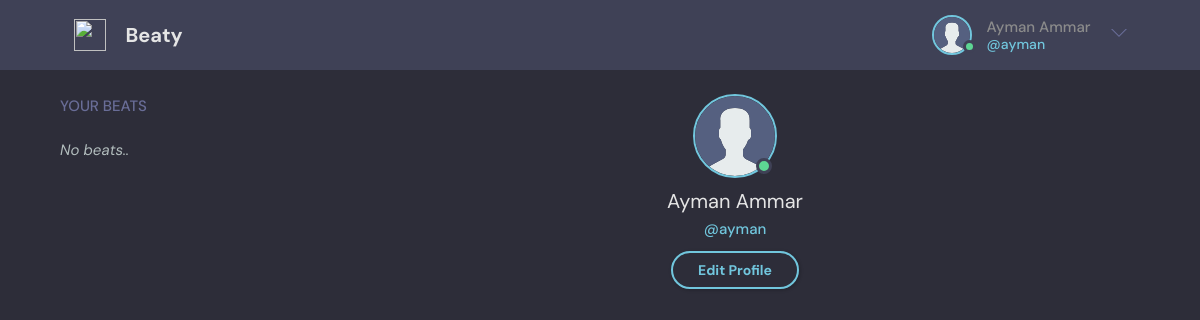
/profile/ayman/ (signed in), run on an earlier commit of the app's database.
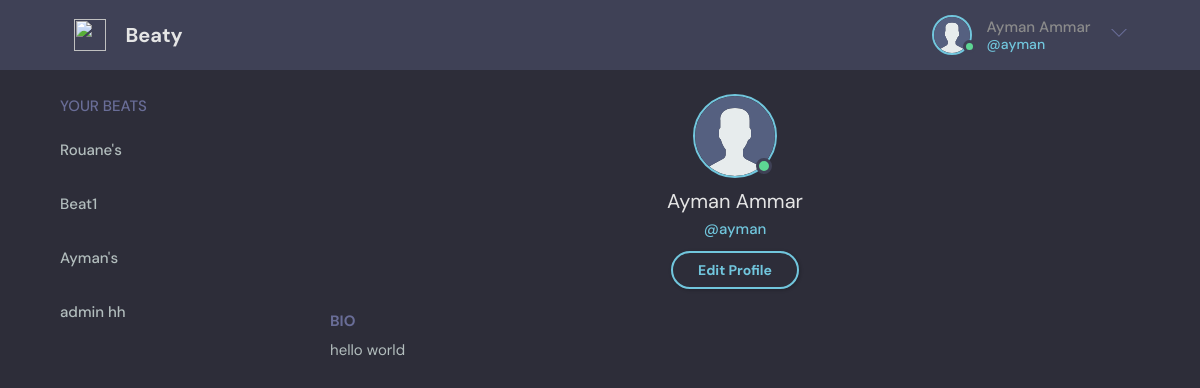
And on a later commit of the database.
### base/models.py (models this page shows, shortened)
class User(AbstractUser):
    email = models.EmailField(unique=True, null=False)
    bio = models.CharField(max_length=300, default="")
    profile_img = models.ImageField(null=True, upload_to="images/")
    birthday=models.DateField(auto_now=False, null=True, blank=True)
    USERNAME_FIELD = 'email'
    REQUIRED_FIELDS = []
    def __str__(self):
        return self.username

class Beat(models.Model):
    creater = models.ForeignKey(User, on_delete=models.CASCADE, related_name='creater')
    name = models.CharField(max_length=200)
    description = models.TextField(default="")
    members = models.ManyToManyField(User, blank=True)
    updated = models.DateTimeField(auto_now=True)
    created = models.DateTimeField(auto_now_add=True)
    class Meta:
        ordering = ['-updated']

### base/views.py (the view)
# urls.py: path('profile/<str:un>/', views.profile, name='profile'),
@login_required(login_url='login')
def profile(request, un):
    search = request.GET.get('search') if request.GET.get('search') else ''
    beats = request.user.beat_set.filter(
        Q(name__icontains=search) |
        Q(creater__username__icontains=search) |
        Q(description__icontains=search)
        )
    if len(beats)==0:
        beats=None
    user = User.objects.get(username=un)
    form = EditUser(instance=user)
    if request.method == 'POST':
        form = EditUser(request.POST, request.FILES, instance=user)
        if form.is_valid():
            form.save()
            return redirect('profile',user)
    context = {'beats': beats, 'user': user, 'form':form}
    return render(request, 'base/profile.html', context)

### base/templates/base/profile.html
{% extends 'main.html' %}
{% block content %}
{% load static %}
  <main class="profile-page layout layout--3">
    <div class="container">
        {% include 'base/beats-list.html' %}
      <div class="roomList">
        <div class="profile">
          <div class="profile__avatar">
            <div class="avatar avatar--large active">
              {% if not user.profile_img %}
                  <img src="{% static 'images/avatar.svg' %}" alt="avatar">
              {% else %}
                  <img src="{{user.profile_img.url}}" alt="avatar">
              {% endif %}
            </div>
          </div>
          <div class="profile__info">
            <h3>{{user.first_name}}  {{user.last_name}}</h3>
            <p>@{{user}}</p>
            {% if request.user == user %}
            <a href="edit-user.html" class="btn btn--main btn--pill">Edit Profile</a>
            {% endif %}
          </div>
          {% if user.bio != '' %}
          <div class="profile__about">
            <h3>Bio</h3>
            <p>
              {{user.bio}}
            </p>
          </div>
          {% endif %}
        </div>
      </div>
    </div>
  </main>
{% endblock %}

### templates/navbar.html (shortened to what this page needs)
{% load static %}
<header class="header header--loggedIn">
    <div class="container">
      <a href="{% url 'home' %}" class="header__logo">
        <img src="assets/logo.svg" />
        <h1>Beaty</h1>
      </a>
      <nav class="header__menu">
        {%  if request.user.is_authenticated %}
        <div class="header__user">
          <a href="{% url 'profile' request.user %}">
            <div class="avatar avatar--medium active">
              {% if not request.user.profile_img %}
                  <img src="{% static 'images/avatar.svg' %}" alt="avatar">
              {% else %}
                  <img src="{{request.user.profile_img.url}}" alt="avatar">
              {% endif %}
            </div>
            <p>{{request.user.first_name}} {{request.user.last_name}} <span>@{{request.user}}</span></p>
          </a>
          <button class="dropdown-button">
            <svg version="1.1" xmlns="http://www.w3.org/2000/svg" width="32" height="32" viewBox="0 0 32 32">
              <title>chevron-down</title>
              <path d="M16 21l-13-13h-3l16 16 16-16h-3l-13 13z"></path>
            </svg>
          </button>
        </div>
        {% else %}
        <a href="{% url 'login' %}">
          <img src="./assets/avatar.svg" />
          <p>Login</p>
        </a>
        {% endif %}
      </nav>
    </div>
  </header>

### base/templates/base/beats-list.html
<div class="topics">
    <div class="topics__header">
        <h2>Your Beats</h2>
    </div>
    {% if beats %}
    <ul class="topics__list">
        {% for beat in beats %}
        <li>
        <a href="{% url 'beat' beat.id %}">{{beat.name}}</a>
        </li>
        {% endfor %}
    </ul>
    {% else %}
	<div>
		<i>No beats..</i>
	</div>
    {% endif %}
</div>

What changed in the data, as far as the page shows it:
changed User "Ayman": bio (not shown) → "hello world"
now on this page (row edited): Beat: name "Rouane's"
now on this page (row edited): Beat: name "Beat1"
now on this page (row edited): Beat: name "Ayman's"
added Beat: name "admin hh"
Also different on the page:
text no longer shown: "No beats.."
text now shown: "BIO"
